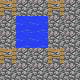

A level layout from a 2D game, rendered from its tile map. Below: a short description, then the map file with its tile-grid data intact:
An orthogonal 5x5 tile map with 16x16 px tiles, 3 tile layers (Ebene 0, Ebene 1, Ebene 2), 2 hidden layers not drawn, 3 tilesets.

<map version="1.0" orientation="orthogonal" width="5" height="5" tilewidth="16" tileheight="16">
 <properties>
  <property name="offset" value="0" />
 </properties>
 <tileset firstgid="1" name="BlockCSS" tilewidth="16" tileheight="16">
  <image source="mc_tileset.png" width="384" height="512" />
  <tile id="24">
   <properties>
    <property name="ID" value="4" />
   </properties>
  </tile>
 </tileset>
 <tileset firstgid="769" name="mc_tileset" tilewidth="16" tileheight="16">
  <image source="mc_tileset.png" width="384" height="512" />
 </tileset>
 <tileset firstgid="1537" source="MC Realms.tsx" />
 <layer name="Ebene 0" width="5" height="5">
  <data>
   <tile gid="25" />
   <tile gid="25" />
   <tile gid="25" />
   <tile gid="25" />
   <tile gid="25" />
   <tile gid="25" />
   <tile gid="95" />
   <tile gid="95" />
   <tile gid="25" />
   <tile gid="25" />
   <tile gid="25" />
   <tile gid="95" />
   <tile gid="95" />
   <tile gid="25" />
   <tile gid="25" />
   <tile gid="25" />
   <tile gid="25" />
   <tile gid="25" />
   <tile gid="25" />
   <tile gid="25" />
   <tile gid="25" />
   <tile gid="25" />
   <tile gid="25" />
   <tile gid="25" />
   <tile gid="25" />
  </data>
 </layer>
 <layer name="Ebene 1" width="5" height="5">
  <data>
   <tile gid="25" />
   <tile gid="25" />
   <tile gid="25" />
   <tile gid="25" />
   <tile gid="0" />
   <tile gid="25" />
   <tile gid="95" />
   <tile gid="95" />
   <tile gid="25" />
   <tile gid="0" />
   <tile gid="25" />
   <tile gid="95" />
   <tile gid="95" />
   <tile gid="25" />
   <tile gid="0" />
   <tile gid="25" />
   <tile gid="25" />
   <tile gid="25" />
   <tile gid="25" />
   <tile gid="0" />
   <tile gid="0" />
   <tile gid="0" />
   <tile gid="0" />
   <tile gid="0" />
   <tile gid="0" />
  </data>
 </layer>
 <layer name="Ebene 2" width="5" height="5">
  <data>
   <tile gid="46" />
   <tile gid="0" />
   <tile gid="0" />
   <tile gid="46" />
   <tile gid="0" />
   <tile gid="0" />
   <tile gid="0" />
   <tile gid="0" />
   <tile gid="0" />
   <tile gid="0" />
   <tile gid="0" />
   <tile gid="0" />
   <tile gid="0" />
   <tile gid="0" />
   <tile gid="0" />
   <tile gid="46" />
   <tile gid="0" />
   <tile gid="0" />
   <tile gid="46" />
   <tile gid="0" />
   <tile gid="0" />
   <tile gid="0" />
   <tile gid="0" />
   <tile gid="0" />
   <tile gid="0" />
  </data>
 </layer>
 <layer name="Ebene 3" width="5" height="5" visible="0">
  <data>
   <tile gid="46" />
   <tile gid="0" />
   <tile gid="0" />
   <tile gid="46" />
   <tile gid="0" />
   <tile gid="0" />
   <tile gid="0" />
   <tile gid="0" />
   <tile gid="0" />
   <tile gid="0" />
   <tile gid="0" />
   <tile gid="0" />
   <tile gid="0" />
   <tile gid="0" />
   <tile gid="0" />
   <tile gid="46" />
   <tile gid="0" />
   <tile gid="0" />
   <tile gid="46" />
   <tile gid="0" />
   <tile gid="0" />
   <tile gid="0" />
   <tile gid="0" />
   <tile gid="0" />
   <tile gid="0" />
  </data>
 </layer>
 <layer name="Ebene 4" width="5" height="5" visible="0">
  <data>
   <tile gid="25" />
   <tile gid="25" />
   <tile gid="25" />
   <tile gid="25" />
   <tile gid="69" />
   <tile gid="25" />
   <tile gid="25" />
   <tile gid="25" />
   <tile gid="25" />
   <tile gid="0" />
   <tile gid="25" />
   <tile gid="25" />
   <tile gid="25" />
   <tile gid="25" />
   <tile gid="0" />
   <tile gid="25" />
   <tile gid="25" />
   <tile gid="25" />
   <tile gid="25" />
   <tile gid="69" />
   <tile gid="69" />
   <tile gid="0" />
   <tile gid="0" />
   <tile gid="0" />
   <tile gid="0" />
  </data>
 </layer>
</map>
